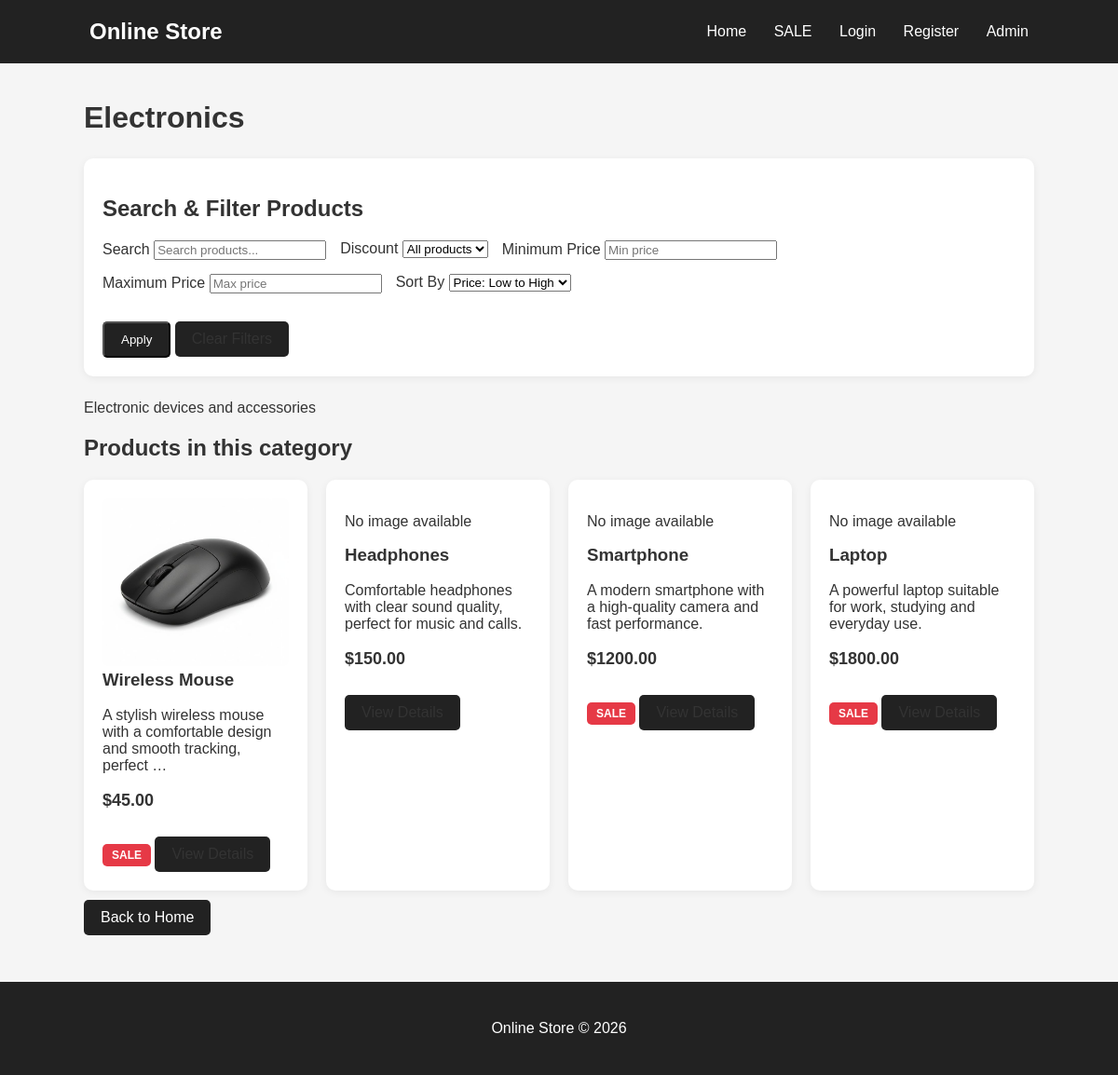
Page /category/1/ on the committed database.
### catalog/models.py (models this page shows, shortened)
class Category(models.Model):
    name = models.CharField(max_length=100, unique=True)
    description = models.TextField(blank=True)

class Product(models.Model):
    name = models.CharField(max_length=150)
    description = models.TextField()
    price = models.DecimalField(max_digits=10, decimal_places=2)
    category = models.ForeignKey(
        Category,
        on_delete=models.CASCADE,
        related_name='products'
    )
    image = models.ImageField(
        upload_to='products/',
        blank=True,
        null=True
    )
    user = models.ForeignKey(
        settings.AUTH_USER_MODEL,
        on_delete=models.CASCADE,
        related_name='products',
        blank=True,
        null=True
    )
    is_available = models.BooleanField(default=True)
    is_on_sale = models.BooleanField(default=False)
    created_at = models.DateTimeField(auto_now_add=True)

### catalog/views.py (the view)
class CategoryProductsView(ListView):
    model = Product
    template_name = 'catalog/category_products.html'
    context_object_name = 'products'
    paginate_by = 6
    def get_queryset(self):
        self.category = get_object_or_404(
            Category,
            pk=self.kwargs['pk']
        )
        queryset = Product.objects.filter(
            category=self.category,
            is_available=True
        )
        return apply_product_filters(
            self.request,
            queryset,
            use_category=False
        )
    def get_context_data(self, **kwargs):
        context = super().get_context_data(**kwargs)
        context['category'] = self.category
        context['show_category_filter'] = False
        context['show_sale_filter'] = True
        return context

### catalog/templates/catalog/category_products.html (shortened to what this page needs)
{% extends 'catalog/base.html' %}
{% block content %}
<h1>{{ category.name }}</h1>
{% include 'catalog/search_filters.html' %}
<p>{{ category.description }}</p>
<h2>Products in this category</h2>
<div class="product-grid">
    {% for product in products %}
        <div class="product-card">
            {% if product.image %}
                <img
                    src="{{ product.image.url }}"
                    alt="{{ product.name }}"
                    style="width: 100%; height: 180px; object-fit: cover; border-radius: 8px;"
                >
            {% else %}
                <p>No image available</p>
            {% endif %}
            <h3>
                <a href="{% url 'product_detail' product.pk %}">
                    {{ product.name }}
                </a>
            </h3>
            <p>{{ product.description|truncatewords:12 }}</p>
            <p class="price">${{ product.price }}</p>
            {% if product.is_on_sale %}
                <span class="sale">SALE</span>
            {% endif %}
            <a href="{% url 'product_detail' product.pk %}"
               class="button">
            </a>
        </div>
    {% empty %}
        <p>No products in this category.</p>
    {% endfor %}
</div>
<a href="{% url 'home' %}" class="button">Back to Home</a>
{% endblock %}

### catalog/templates/catalog/base.html (style rules this page uses)
* { box-sizing: border-box; }
body { margin: 0; font-family: Arial, sans-serif; background-color: #f5f5f5; color: #333; }
h1 { margin-bottom: 25px; }
.product-grid { display: grid; grid-template-columns: repeat(auto-fill, minmax(220px, 1fr)); gap: 20px; }
.product-card { background-color: white; padding: 20px; border-radius: 10px; box-shadow: 0 2px 8px rgba(0,0,0,0.06); }
.product-card h3 { margin-top: 0; }
.product-card a { color: #333; text-decoration: none; }
.price { font-weight: bold; font-size: 18px; }
.sale { color: white; background-color: #e63946; padding: 5px 10px; border-radius: 5px; font-size: 12px; font-weight: bold; }
.button { display: inline-block; background-color: #222; color: white; padding: 10px 18px; border-radius: 5px; text-decoration: none; margin-top: 10px; }

### rows in the picture
Category: name "Electronics", description "Electronic devices and accessories"
Product: image (picture), name "Wireless Mouse", description "A stylish wireless mouse with a comfortable design and smooth tracking, perfect …", price "45.00", is_on_sale "SALE"
Product: shows "No image available", name "Headphones", description "Comfortable headphones with clear sound quality, perfect for music and calls.", price "150.00"
Product: shows "No image available", name "Smartphone", description "A modern smartphone with a high-quality camera and fast performance.", price "1200.00", is_on_sale "SALE"
Product: shows "No image available", name "Laptop", description "A powerful laptop suitable for work, studying and everyday use.", price "1800.00", is_on_sale "SALE"
